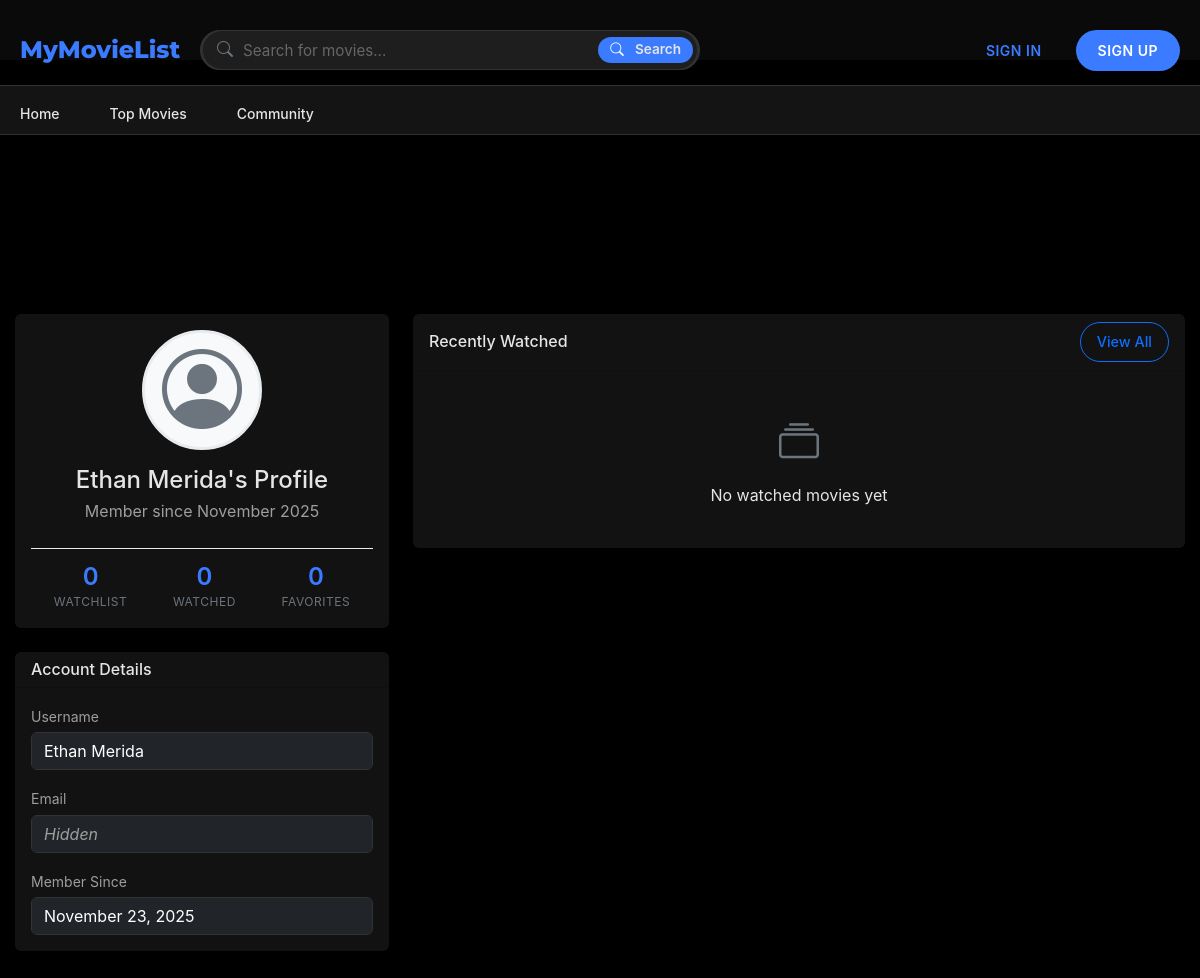
The page /profile/2 on the database its author committed.
### board/models.py (models this page shows, shortened)
class User(UserMixin, db.Model):
    __tablename__ = 'users'
    id = db.Column(db.Integer, primary_key=True)
    username = db.Column(db.String(64), unique=True, nullable=False)
    email = db.Column(db.String(120), unique=True, nullable=False)
    password_hash = db.Column(db.String(128))
    created_at = db.Column(db.DateTime, default=datetime.utcnow)
    last_login = db.Column(db.DateTime)
    is_active = db.Column(db.Boolean, default=True)
    watchlist = db.relationship(
        'Movie',
        secondary=watchlist,
        lazy='dynamic',
        backref=db.backref('watchers', lazy='dynamic')
    )
    favorite_movies = db.relationship(
        'Movie',
        secondary=favorites,
        lazy='dynamic',
        backref=db.backref('favorited_by', lazy='dynamic')
    )
    watched_movies = db.relationship(
        'Movie',
        secondary=watched,
        lazy='dynamic',
        backref=db.backref('watched_by', lazy='dynamic')
    )

### board/pages.py (the view)
@bp.route('/profile')
@bp.route('/profile/<int:user_id>')
def profile(user_id=None):
    if user_id is None:
        if current_user.is_authenticated:
            return redirect(url_for('pages.profile', user_id=current_user.id))
        else:
            return redirect(url_for('pages.signin', next=request.url))
    user = User.query.get_or_404(user_id)
    is_own_profile = current_user.is_authenticated and (current_user.id == user_id)
    stats = {
        'watchlist_count': user.watchlist.count(),
        'watched_count': user.watched_movies.count(),
        'favorites_count': user.favorite_movies.count()
    }
    recent_movies = db.session.query(Movie)\
        .join(watched, Movie.id == watched.c.movie_id)\
        .filter(watched.c.user_id == user_id)\
        .order_by(watched.c.watched_at.desc())\
        .limit(6)\
        .all()
    watched_movies = db.session.query(Movie)\
        .join(watched, Movie.id == watched.c.movie_id)\
        .filter(watched.c.user_id == user_id)\
        .order_by(watched.c.watched_at.desc())\
        .all()
    return render_template(
        'profile.html',
        user=user,
        stats=stats,
        recent_movies=recent_movies,
        watched_movies=watched_movies,
        is_own_profile=is_own_profile
    )

### board/templates/profile.html (shortened to what this page needs)
{% extends "base.html" %}
{% block content %}
<div class="container py-5 profile-page">
    <div class="row">
        <div class="col-md-4">
            <div class="card mb-4">
                <div class="card-body text-center">
                    <div class="avatar-container mb-3">
                        <div class="avatar-placeholder">
                            <i class="bi bi-person-circle" style="font-size: 5rem; color: #6c757d;"></i>
                        </div>
                    </div>
                    <h4 class="mb-1">{{ user.username }}{% if not is_own_profile %}'s Profile{% endif %}</h4>
                    <p class="text-muted mb-3">Member since {{ user.created_at.strftime('%B %Y') }}</p>
                    <div class="stats-container">
                        <div class="stat-item">
                            <div class="stat-value">{{ stats.watchlist_count|default(0) }}</div>
                            <div class="stat-label">Watchlist</div>
                        </div>
                        <div class="stat-item">
                            <div class="stat-value">{{ stats.watched_count|default(0) }}</div>
                            <div class="stat-label">Watched</div>
                        </div>
                        <div class="stat-item">
                            <div class="stat-value">{{ stats.favorites_count|default(0) }}</div>
                            <div class="stat-label">Favorites</div>
                        </div>
                    </div>
                </div>
            </div>
            <div class="card mb-4">
                <div class="card-header">
                    <h6 class="mb-0">Account Details</h6>
                </div>
                <div class="card-body">
                    <div class="mb-3">
                        <label class="form-label small text-muted mb-1">Username</label>
                        <div class="form-control bg-dark text-white">{{ user.username }}</div>
                    </div>
                    <div class="mb-3">
                        <label class="form-label small text-muted mb-1">Email</label>
                        <div class="form-control bg-dark text-white">{% if is_own_profile %}{{ user.email }}{% else %}<em class="text-muted">Hidden</em>{% endif %}</div>
                    </div>
                    <div class="mb-0">
                        <label class="form-label small text-muted mb-1">Member Since</label>
                        <div class="form-control bg-dark text-white">{{ user.created_at.strftime('%B %d, %Y') }}</div>
                    </div>
                </div>
            </div>
        </div>
        <div class="col-md-8">
            <div class="card mb-4">
                <div class="card-header d-flex justify-content-between align-items-center">
                    <h6 class="mb-0">Recently Watched</h6>
                    <button onclick="toggleWatchedMovies()" class="btn btn-sm btn-outline-primary" id="view-all-btn">View All</button>
                </div>
                <div class="card-body">
                    {% if recent_movies %}
                        <div class="row row-cols-2 row-cols-md-3 g-3">
                            {% for movie in recent_movies %}
                                <div class="col">
                                    <div class="card h-100 border-0 shadow-sm">
                                        <a href="{{ url_for('pages.movie_detail', movie_id=movie.id) }}" class="text-decoration-none text-dark">
                                            {% if movie.poster_url %}
                                                <img src="{{ movie.poster_url }}" class="card-img-top" alt="{{ movie.title }}">
                                            {% else %}
                                                <div class="bg-light d-flex align-items-center justify-content-center" style="height: 200px;">
                                                    <i class="bi bi-film" style="font-size: 3rem; color: #6c757d;"></i>
                                                </div>
                                            {% endif %}
                                            <div class="card-body p-2">
                                                <h6 class="card-title mb-1 text-truncate">{{ movie.title }}</h6>
                                                <p class="card-text small text-muted mb-1">{{ movie.release_year }}</p>
                                                <div class="d-flex gap-1">
                                                    <span class="badge bg-success">Watched</span>
                                                </div>
                                            </div>
                                        </a>
                                    </div>
                                </div>
                            {% endfor %}
                        </div>
                    {% else %}
                        <div class="text-center py-4">
                            <i class="bi bi-collection" style="font-size: 2.5rem; color: #6c757d;"></i>
                            <p class="mt-2 mb-0">No watched movies yet</p>
                        </div>
                    {% endif %}
                </div>
            </div>
        </div>
    </div>
</div>
{% endblock %}

### board/static/styles.css (style rules this page uses)
:root { --primary-color: #0f0f0f; --secondary-color: #4a4a4a; --accent-color: #3a7bff; --accent-hover: #5c91ff; --accent-transparent: #0940e55b; --background-color: #0a0a0a; --card-bg: #121212; --card-hover: #1e1e1e; --text-color: #ffffff; --text-light: #b3b3b3; --text-muted: #6d6d6d; --border-color: #2a2a2a; --gradient-start: rgba(10, 10, 10, 0.9); --gradient-end: rgba(10, 10, 10, 0.7); --rank-color: #f5c518; --header-height: 60px; --mobile-header-height: 56px; --nav-height: 50px; --mobile-menu-width: 280px; }
* { box-sizing: border-box; margin: 0; padding: 0; }
html { font-size: 16px; -webkit-text-size-adjust: 100%; -ms-text-size-adjust: 100%; }
body { font-family: 'Inter', -apple-system, BlinkMacSystemFont, 'Segoe UI', Roboto, Oxygen, Ubuntu, Cantarell, 'Open Sans', 'Helvetica Neue', sans-serif; margin: 0; padding: 0; background-color: #000000; color: #e5e5e5; line-height: 1.6; overflow-x: hidden; min-height: 100vh; padding-top: calc(var(--mobile-header-height) + 10px); -webkit-tap-highlight-color: transparent; }
a, button, input[type="button"], input[type="submit"], .btn { -webkit-tap-highlight-color: rgba(0,0,0,0); -webkit-tap-highlight-color: transparent; }
.btn { padding: 8px 16px; border-radius: 20px; font-weight: 500; font-size: 0.9rem; text-decoration: none; transition: all 0.2s; white-space: nowrap; }
@media (min-width: 768px) { body { padding-top: calc(var(--header-height) + var(--nav-height)); padding-bottom: 0; } }
@media (min-width: 1200px) { .container { max-width: 1200px; } }
a, button, .btn { -webkit-tap-highlight-color: transparent; }
h1, h2, h3, h4, h5, h6, p, span, div, a { color: #e5e5e5; }
.card { background-color: #121212; border: 1px solid #333; color: #e5e5e5; }
.text-muted { color: #9e9e9e !important; }
.form-control, .form-select { background-color: #1e1e1e; border: 1px solid #333; color: #ffffff; }
.container { max-width: 1200px; margin: 0 auto; padding: 0 15px; }
.stat-value { font-size: 18px; font-weight: 700; color: #fff; }
.stat-label { font-size: 12px; color: #888; text-transform: uppercase; letter-spacing: 0.5px; margin-top: 3px; }

### board/templates/profile.html (style rules this page uses)
.avatar-container { position: relative; width: 120px; height: 120px; margin: 0 auto; }
.avatar-placeholder { width: 100%; height: 100%; border-radius: 50%; background-color: #f8f9fa; display: flex; align-items: center; justify-content: center; border: 3px solid #e9ecef; }
.stats-container { display: flex; justify-content: space-around; margin-top: 1.5rem; padding-top: 1rem; border-top: 1px solid #e9ecef; }
.stat-item { text-align: center; }
.stat-value { font-size: 1.5rem; font-weight: 600; line-height: 1; color: var(--accent-color); }
.stat-label { font-size: 0.75rem; color: #6c757d; text-transform: uppercase; letter-spacing: 0.5px; }
.card { border: none; box-shadow: 0 0.125rem 0.25rem rgba(0, 0, 0, 0.075); transition: transform 0.2s ease, box-shadow 0.2s ease; }
.btn-outline-primary { --bs-btn-hover-bg: var(--accent-color); --bs-btn-hover-border-color: var(--accent-color); --bs-btn-active-bg: var(--accent-color); --bs-btn-active-border-color: var(--accent-color); }

### rows shown on the page
User: username "Ethan Merida", created_at "November 2025", created_at "November 23, 2025"

### other values the page prints
{{ stats.watchlist_count|default(0) }} "0"
{{ stats.watched_count|default(0) }} "0"
{{ stats.favorites_count|default(0) }} "0"
